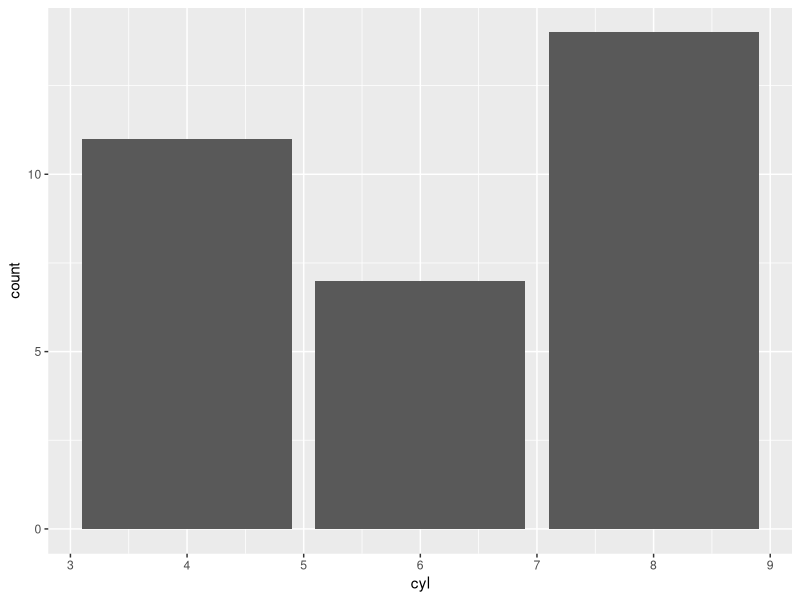

Here is the R script that generated this plot:
## ---- chunk 1
knitr::opts_chunk$set(echo = TRUE)
## ---- chunk 2
library(datasets)
library(ggplot2)
## ---- chunk 3
ggplot(data = mtcars, mapping = aes(x=cyl)) +
  geom_bar()
